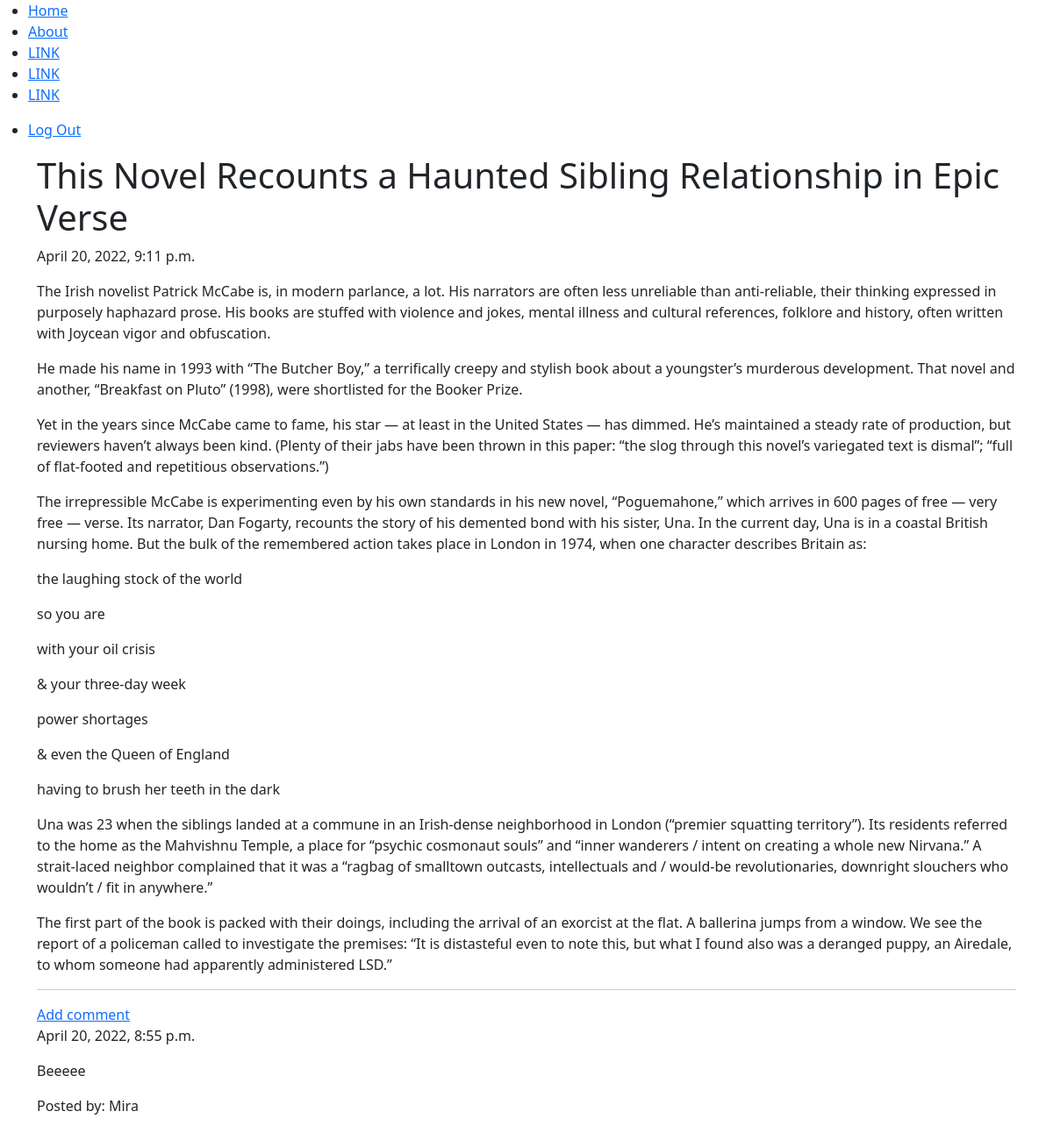
The app's page /post/8 (signed in), older data.
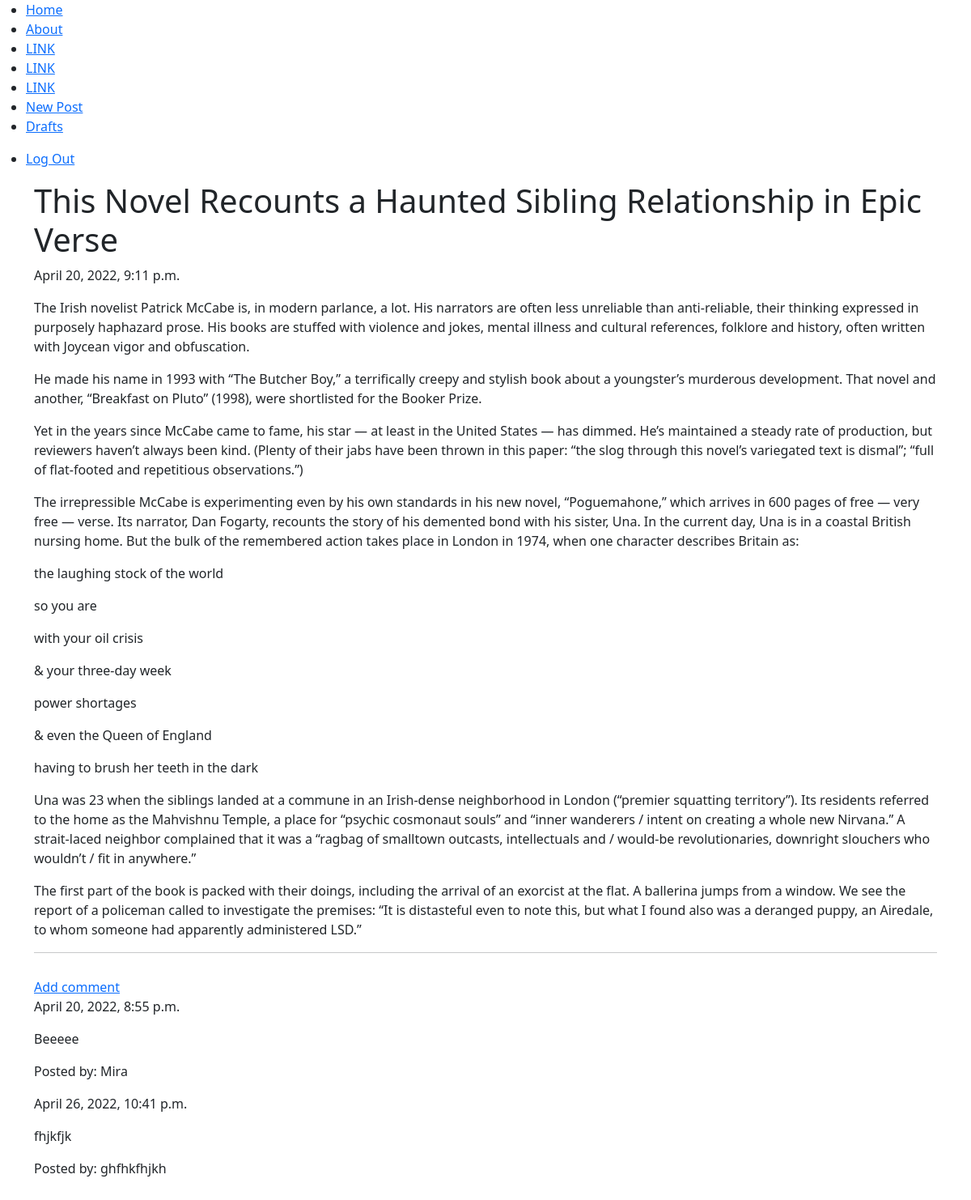
The same page, newer data.
### blog/models.py (models this page shows, shortened)
class Comment(models.Model):
    post = models.ForeignKey('blog.Post', related_name='comments', on_delete=models.CASCADE)
    author = models.CharField(max_length=200)
    text = models.TextField()
    create_date = models.DateTimeField(default=timezone.now)
    approved_comment = models.BooleanField(default=False)

### blog/views.py (the view)
class PostDetailView(DetailView):
    model = Post

### blog/templates/blog/post_detail.html (shortened to what this page needs)
{% extends 'blog/base.html' %}
{% block content %}
    <div class="row">
        <div class="block block_theme">
            <h1 class="post_title">{{ post.title }}</h1>
            {% if post.published_date %}
                <div class="date post_date">
                    {{ post.published_date }}
                </div>
            {% endif %}
            <p class="post_content">{{ post.text|safe|linebreaksbr }}</p>
            <hr>
            {% if user.is_authenticated %}
                {% for group in user.groups.all %}
                  {% if group.name == 'Admins' %}
                    {% include 'components/buttons.html' %}
                  {% endif %}
                {% endfor %}
            {% endif %}
        </div>
    </div>
    <div class="d-flex flex-column">
        {% if user.is_authenticated %}
            <a href="{% url 'blog:add_comment_to_post' pk=post.pk %}" class="button_add-comment">Add comment</a>
        {% endif %}
        {% for comment in post.comments.all %}
            <div class="d-flex flex-column mb-4">
                {% if user.is_authenticated or comment.approved_comment %}
                    <div class="block comment_theme">
                        <div class="d-flex justify-content-between">
                            {{ comment.create_date }}
                            {% if user.is_authenticated %}
                                {% for group in user.groups.all %}
                                    {% if group.name == 'Admins' %}
                                        <div class="d-flex justify-content-end">
                                            {% if not comment.approved_comment %}
                                                <div class="btn button button_publish btn-sm my-auto mx-2">
                                                </div>
                                            {% endif %}
                                            <div class="btn button button_remove btn-sm my-auto mx-2">
                                            </div>
                                        </div>
                                    {% endif %}
                                {% endfor %}
                            {% endif %}
                        </div>
                        <p>{{ comment.text|safe|linebreaks }}</p>
                        <p>Posted by: {{ comment.author }}</p>
                    </div>
                {% endif %}
                {% empty %}
                <p>No comments :(</p>
            </div>
        {% endfor %}
    </div>
{% endblock %}

### blog/templates/components/sidebar.html (shortened to what this page needs)
{% load static %}
<nav class="main-menu">
    <ul>
        <li>
            <a href="{% url 'blog:post_list' %}">
                <span class="nav-text">Home</span>
            </a>
        </li>
        <li class="has-subnav">
            <a href="{% url 'blog:about' %}">
                <span class="nav-text">About</span>
            </a>
        </li>
        <li class="has-subnav">
            <a href="#">
                <span class="nav-text">LINK</span>
            </a>
        </li>
        <li class="has-subnav">
            <a href="#">
                <span class="nav-text">LINK</span>
            </a>
        </li>
        <li>
            <a href="#">
                <span class="nav-text">LINK</span>
            </a>
        </li>
        {% if user.is_authenticated%}
            {% for group in user.groups.all %}
              {% if group.name != 'Guest' %}
               <li>
                    <a href="{% url 'blog:post_new' %}">
                        <span class="nav-text">New Post</span>
                    </a>
                </li>
                <li>
                   <a href="{% url 'blog:post_draft_list' %}">
                        <span class="nav-text">Drafts</span>
                    </a>
                </li>
              {% endif %}
            {% endfor %}
        {% endif %}
    </ul>
    <ul class="logout">
        {% if user.is_authenticated %}
            <li>
               <a href="{% url 'logout' %}">
                    <span class="nav-text">Log Out</span>
                </a>
            </li>
        {% endif %}
    </ul>
</nav>

Row changes from the older to the newer data that the page shows:
added Comment: create_date "April 26, 2022, 10:41 p.m.", text "fhjkfjk", author "ghfhkfhjkh"
